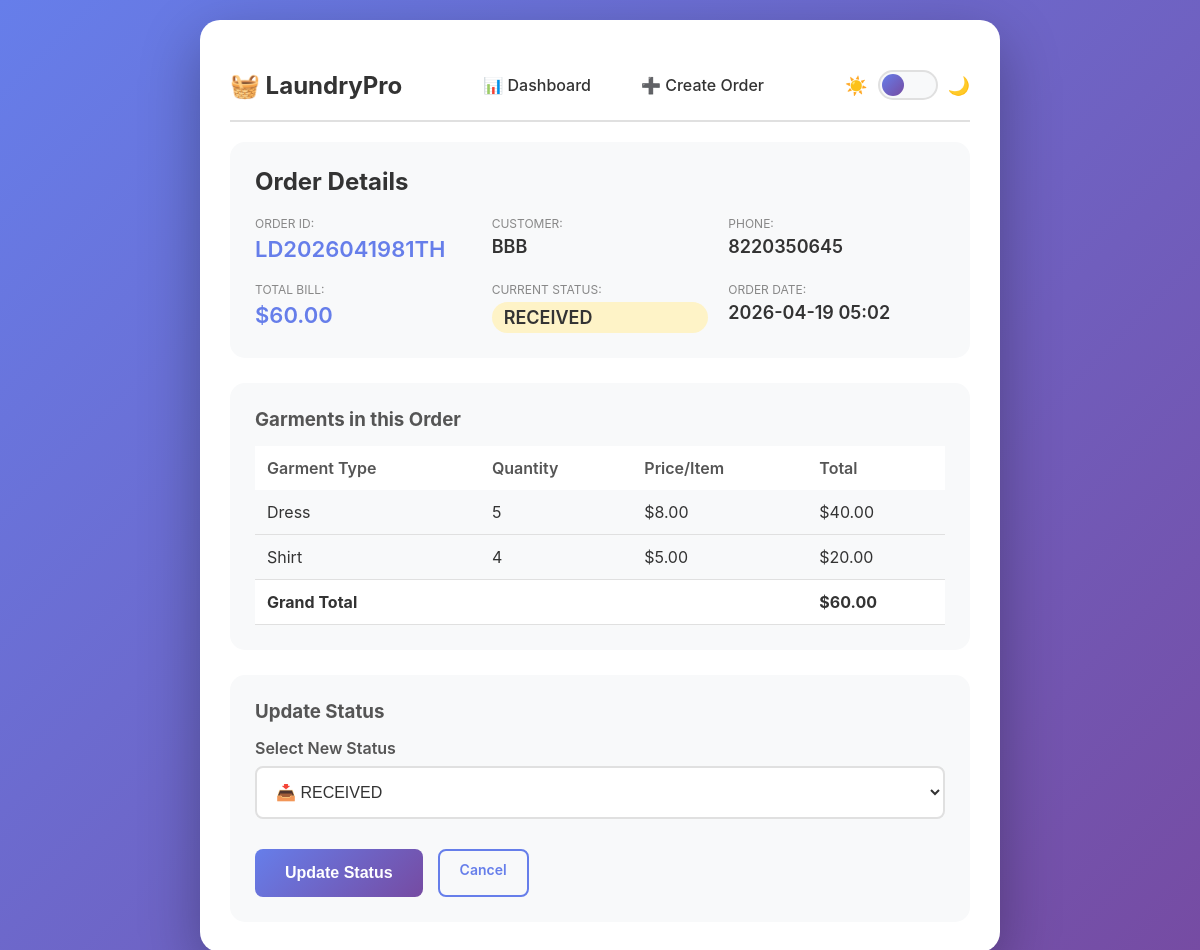
Screenshot of /update-status/2 with the database file from the repository.
### database.py (models this page shows)
class Order(db.Model):
    __tablename__ = 'orders'
    id = db.Column(db.Integer, primary_key=True)
    order_id = db.Column(db.String(20), unique=True, nullable=False)
    customer_name = db.Column(db.String(100), nullable=False)
    phone = db.Column(db.String(15), nullable=False)
    status = db.Column(db.String(20), default='RECEIVED')
    total_amount = db.Column(db.Float, default=0.0)
    created_at = db.Column(db.DateTime, default=datetime.utcnow)
    garments = db.relationship('Garment', backref='order', lazy=True, cascade="all, delete-orphan")

class Garment(db.Model):
    __tablename__ = 'garments'
    id = db.Column(db.Integer, primary_key=True)
    order_id = db.Column(db.Integer, db.ForeignKey('orders.id'), nullable=False)
    garment_type = db.Column(db.String(50), nullable=False)
    quantity = db.Column(db.Integer, nullable=False)
    price_per_item = db.Column(db.Float, nullable=False)
    total = db.Column(db.Float, nullable=False)

### app.py (the view)
@app.route('/update-status/<int:order_id>', methods=['GET', 'POST'])
def update_status(order_id):
    order = Order.query.get_or_404(order_id)
    if request.method == 'POST':
        new_status = request.form['status']
        order.status = new_status
        db.session.commit()
        return redirect(url_for('index'))
    garments = Garment.query.filter_by(order_id=order_id).all()
    return render_template('update_status.html', order=order, garments=garments)

### templates/update_status.html (shortened to what this page needs)
<!DOCTYPE html>
<html lang="en" data-theme="light">
<head>
</head>
<body>
    <div class="container">
        <nav class="navbar">
            <div class="nav-brand">
                <h1>🧺 LaundryPro</h1>
            </div>
            <div class="nav-menu">
                <a href="{{ url_for('index') }}" class="nav-link">📊 Dashboard</a>
                <a href="{{ url_for('create_order') }}" class="nav-link">➕ Create Order</a>
                      </div>
            <div class="theme-toggle">
                <span class="toggle-icon">☀️</span>
                <div class="toggle-switch" id="themeToggle">
                    <div class="toggle-slider"></div>
                </div>
                <span class="toggle-icon">🌙</span>
            </div>
        </nav>
        <div class="order-summary">
            <h2>Order Details</h2>
            <div class="detail-grid">
                <div class="detail-item">
                    <label>Order ID:</label>
                    <span class="highlight">{{ order.order_id }}</span>
                </div>
                <div class="detail-item">
                    <label>Customer:</label>
                    <span>{{ order.customer_name }}</span>
                </div>
                <div class="detail-item">
                    <label>Phone:</label>
                    <span>{{ order.phone }}</span>
                </div>
                <div class="detail-item">
                    <label>Total Bill:</label>
                    <span class="highlight">${{ "%.2f"|format(order.total_amount) }}</span>
                </div>
                <div class="detail-item">
                    <label>Current Status:</label>
                    <span class="status-badge status-{{ order.status.lower() }}">{{ order.status }}</span>
                </div>
                <div class="detail-item">
                    <label>Order Date:</label>
                    <span>{{ order.created_at.strftime('%Y-%m-%d %H:%M') }}</span>
                </div>
            </div>
        </div>
        <div class="garments-summary">
            <h3>Garments in this Order</h3>
            <table class="mini-table">
                <thead>
                    <tr>
                        <th>Garment Type</th>
                        <th>Quantity</th>
                        <th>Price/Item</th>
                        <th>Total</th>
                    </tr>
                </thead>
                <tbody>
                    {% for g in garments %}
                    <tr>
                        <td>{{ g.garment_type }}</td>
                        <td>{{ g.quantity }}</td>
                        <td>${{ "%.2f"|format(g.price_per_item) }}</td>
                        <td>${{ "%.2f"|format(g.total) }}</td>
                    </tr>
                    {% endfor %}
                </tbody>
                <tfoot>
                    <tr>
                        <td colspan="3"><strong>Grand Total</strong></td>
                        <td><strong>${{ "%.2f"|format(order.total_amount) }}</strong></td>
                    </tr>
                </tfoot>
            </table>
        </div>
        <div class="status-update-section">
            <h3>Update Status</h3>
            <form method="POST">
                <div class="form-group">
                    <label for="status">Select New Status</label>
                    <select name="status" id="status" required>
                        <option value="RECEIVED" {% if order.status == 'RECEIVED' %}selected{% endif %}>📥 RECEIVED</option>
                    </select>
                </div>
                <div class="form-actions">
                    <button type="submit" class="btn btn-primary btn-large">Update Status</button>
                    <a href="{{ url_for('index') }}" class="btn btn-outline">Cancel</a>
                </div>
            </form>
        </div>
    </div>
</body>
</html>

### templates/update_status.html (style rules this page uses)
[data-theme="light"] { --bg-primary: linear-gradient(135deg, #667eea 0%, #764ba2 100%); --bg-secondary: #ffffff; --text-primary: #333333; --text-secondary: #555555; --text-muted: #888888; --border-color: #e0e0e0; --section-bg: #f8f9fa; --shadow: rgba(0,0,0,0.3); }
* { margin: 0; padding: 0; box-sizing: border-box; }
body { font-family: -apple-system, BlinkMacSystemFont, 'Segoe UI', Roboto, Oxygen, Ubuntu, sans-serif; background: var(--bg-primary); min-height: 100vh; padding: 20px; transition: background 0.3s ease; }
.container { max-width: 800px; margin: 0 auto; background: var(--bg-secondary); border-radius: 20px; padding: 30px; box-shadow: 0 20px 60px var(--shadow); transition: background 0.3s ease; }
.navbar { display: flex; justify-content: space-between; align-items: center; padding: 15px 0; margin-bottom: 20px; border-bottom: 2px solid var(--border-color); flex-wrap: wrap; gap: 15px; }
.nav-brand { display: flex; align-items: center; gap: 10px; }
.nav-brand h1 { color: var(--text-primary); font-size: 24px; }
.nav-menu { display: flex; gap: 10px; flex-wrap: wrap; }
.nav-link { padding: 10px 20px; text-decoration: none; color: var(--text-primary); border-radius: 8px; transition: all 0.3s; font-weight: 500; }
.theme-toggle { display: flex; align-items: center; gap: 10px; }
.toggle-switch { position: relative; width: 60px; height: 30px; background: var(--section-bg); border-radius: 15px; cursor: pointer; border: 2px solid var(--border-color); }
.toggle-slider { position: absolute; top: 2px; left: 2px; width: 22px; height: 22px; background: linear-gradient(135deg, #667eea 0%, #764ba2 100%); border-radius: 50%; transition: transform 0.3s; }
.toggle-icon { font-size: 18px; }
h1, h2, h3 { color: var(--text-primary); }
h2 { margin-bottom: 20px; }
h3 { margin-bottom: 15px; color: var(--text-secondary); }
.btn { padding: 10px 20px; border: none; border-radius: 8px; cursor: pointer; font-size: 14px; font-weight: 600; text-decoration: none; display: inline-block; transition: all 0.3s; }
.btn-primary { background: linear-gradient(135deg, #667eea 0%, #764ba2 100%); color: white; }
.btn-outline { background: transparent; border: 2px solid #667eea; color: #667eea; }
.btn-large { padding: 15px 30px; font-size: 16px; }
.order-summary { background: var(--section-bg); padding: 25px; border-radius: 15px; margin-bottom: 25px; }
.detail-grid { display: grid; grid-template-columns: repeat(auto-fit, minmax(200px, 1fr)); gap: 20px; margin-top: 20px; }
.detail-item { display: flex; flex-direction: column; }
.detail-item label { font-size: 12px; text-transform: uppercase; color: var(--text-muted); margin-bottom: 5px; }
.detail-item span { font-size: 18px; font-weight: 600; color: var(--text-primary); }
.detail-item .highlight { color: #667eea; font-size: 22px; }
.status-badge { padding: 5px 12px; border-radius: 20px; font-size: 12px; font-weight: 600; text-transform: uppercase; display: inline-block; }
.status-received { background: #fef3c7; color: #d97706; }
.garments-summary { background: var(--section-bg); padding: 25px; border-radius: 15px; margin-bottom: 25px; }
.mini-table { width: 100%; border-collapse: collapse; margin-top: 15px; }
.mini-table th { padding: 12px; text-align: left; background: var(--bg-secondary); font-weight: 600; color: var(--text-secondary); }
.mini-table td { padding: 12px; border-bottom: 1px solid var(--border-color); color: var(--text-primary); }
.mini-table tfoot { background: var(--bg-secondary); font-weight: bold; }
.status-update-section { background: var(--section-bg); padding: 25px; border-radius: 15px; }
.form-group { margin-bottom: 20px; }
.form-group label { display: block; margin-bottom: 8px; font-weight: 600; color: var(--text-secondary); }
.form-group select { width: 100%; padding: 15px; border: 2px solid var(--border-color); border-radius: 8px; font-size: 16px; background: var(--bg-secondary); color: var(--text-primary); }
.form-actions { display: flex; gap: 15px; margin-top: 30px; }

### rows the page displays
Order: order_id "LD2026041981TH", customer_name "BBB", phone "8220350645", total_amount "60.00", status "RECEIVED", created_at "2026-04-19 05:02", status "📥 RECEIVED"
Garment: garment_type "Dress", quantity "5", price_per_item "8.00", total "40.00"
Garment: garment_type "Shirt", quantity "4", price_per_item "5.00", total "20.00"
